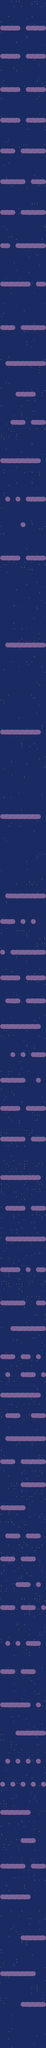

This is a level from a 2D game, rendered from its Tiled map with the project's own tilesets. A one-line summary and the map file follow, with tile-layer data summarised:
An orthogonal 18x800 tile map with 32x32 px tiles, 2 tile layers (background, asteroids).

<map version="1.2" tiledversion="1.3.2" orientation="orthogonal" renderorder="right-down" compressionlevel="0" width="18" height="800" tilewidth="32" tileheight="32" infinite="0" nextlayerid="3" nextobjectid="1">
 <editorsettings>
  <export target="space_map.json" format="json" />
 </editorsettings>
 <tileset firstgid="1" name="space_tileset" tilewidth="32" tileheight="32" tilecount="28" columns="14">
  <image source="../images/space_tileset.png" width="448" height="64" />
 </tileset>
 <layer id="1" name="background" width="18" height="800">
  <data>[14400 cells, 14400 non-empty, 12 distinct tile ids]</data>
 </layer>
 <layer id="2" name="asteroids" width="18" height="800">
  <data>[14400 cells, 1628 non-empty, 16 distinct tile ids]</data>
 </layer>
</map>